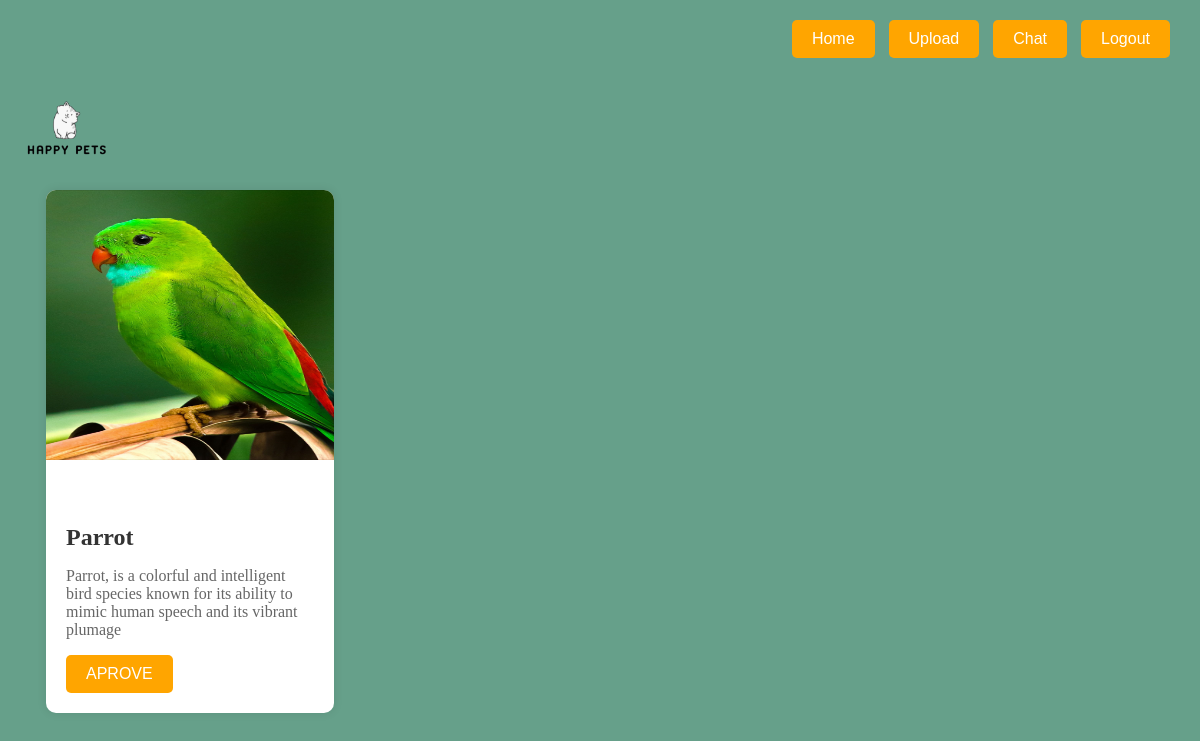
Page /cart_view/ on the committed database.
### app/models.py (models this page shows, shortened)
class Buy(models.Model):
    pet_name=models.CharField(max_length=244)
    description=models.CharField(max_length=1000)
    image=models.ImageField(upload_to='images/')
    username=models.CharField(max_length=244,null=True)

### app/views.py (the view)
# urls.py: path('cart_view/',cart_view,name='cart_view'),
def cart_view(request):
    a=Buy.objects.all()
    return render(request, "cart.html",{'a':a})

### templates/cart.html (shortened to what this page needs)
{% load static %}
<!DOCTYPE html>
<html lang="en">
  <head>
    <link rel="stylesheet" href="{% static 'css/cart.css' %}" />
  </head>
  <body>
    <div class="div_logo">
      <img src="../static/css/logo.png" alt="logo" class="logo" />
    </div>
    <div class="nav">
      <a href="{% url 'manager' %}"><button class="btn">Home</button></a>
      <a href="{% url 'upload' %}"><button class="btn">Upload</button></a>
      <a href="{% url 'chatmanager' %}"><button class="btn">Chat</button></a>
      <a href="{% url 'logout_view' %}"><button class="btn">Logout</button></a>
    </div>
    <div class="cards">
      {% for a in a %}
        <div class="card" style="width: 18rem;">
          <img src="{{ a.image.url }}" class="card-img-top" alt="..." />
          <div class="card-body">
            <h5 class="card-title">{{ a.pet_name }}</h5>
            <p class="card-text">{{ a.description }}</p>
            <a href="/aprove/{{ a.id }}"><button class="btn btn-primary">APROVE</button></a>
          </div>
        </div>
      {% endfor %}
    </div>
  </body>
</html>

### static/css/cart.css (style rules this page uses)
body { display: flex; align-items: center; height: 100vh; margin: 0; background-color: #66a08a; background-size: cover; background-position: center; }
.nav { position: fixed; top: 20px; right: 20px; }
.nav a { text-decoration: none; }
.nav .btn { background-color: #ffa500; color: #fff; border: none; border-radius: 5px; padding: 10px 20px; font-size: 16px; cursor: pointer; transition: background-color 0.3s; margin-right: 10px; }
.card-img-top { width: 100%; height: 270px; }
.card-body { padding: 20px; }
.card-title { color: #333; font-size: 24px; margin-bottom: 10px; }
.card-text { font-size: 16px; color: #666; }
.btn-primary { background-color: #ffa500; color: #fff; border: none; border-radius: 5px; padding: 10px 20px; font-size: 16px; cursor: pointer; transition: background-color 0.3s; }
.cards { display: flex; flex-wrap: wrap; justify-content: center; margin-top: 103px; margin-left: -94px; }
.logo { width: 104px; height: 62px; margin-top: 20px; margin-left: 16px; z-index: -1; display: inline-block; padding-top: -10px; padding-left: 0px; }
.div_logo { margin-top: -563px; margin-left: 0px; padding-top: 0px; padding-left: 0px; }
.card { margin: 20px; border-radius: 10px; overflow: hidden; box-shadow: 0 0 10px rgba(0, 0, 0, 0.1); background-color: #fff; transition: transform 1s, box-shadow 1s; }

### rows in the picture
Buy: image (picture), pet_name "Parrot", description "Parrot, is a colorful and intelligent bird species known for its ability to mimic human speech and its vibrant plumage"
